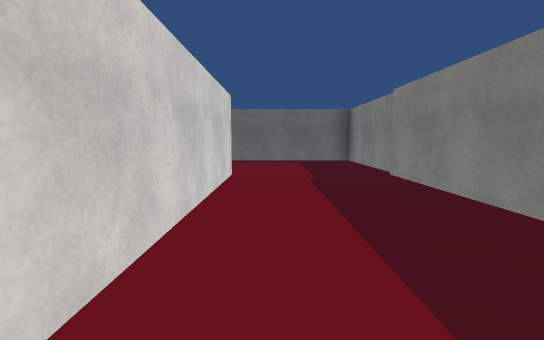
[1] (above)

13 first-person views from a walk through a 3-D level made in the Unity game engine. The camera is 1.4 m above the floor, tilts 6° down and sees 85° across. The floor is counted in squares, 2 m on a side. Each view is taken from the middle of a square. On the plan, view 1 faces up. The plan holds only what a view shows up to about 10 squares ahead; the rest is blank. The place goes on beyond the plan. Surface patterns are stand-ins for the level's own textures.

[2]
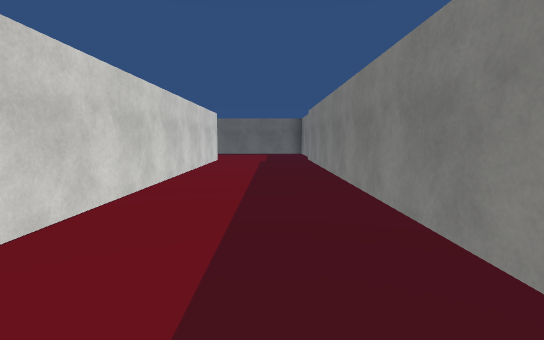

[3]
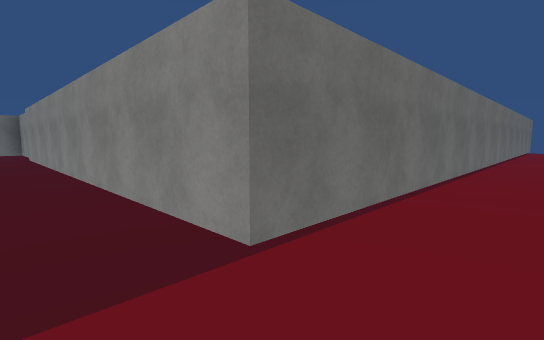

[4]
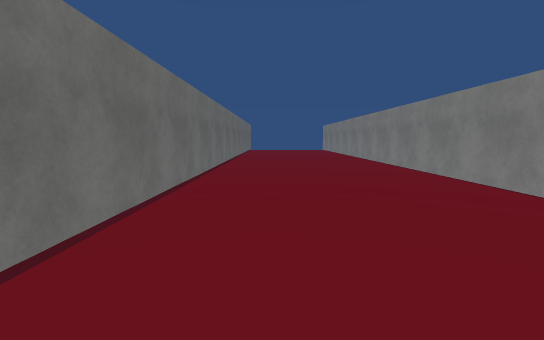

[5]
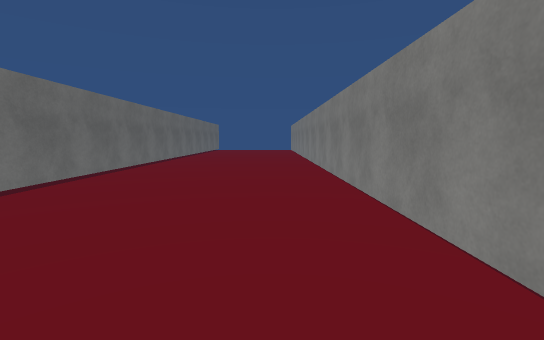

[6]
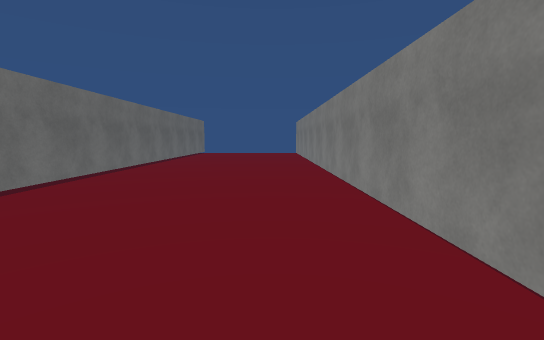

[7]
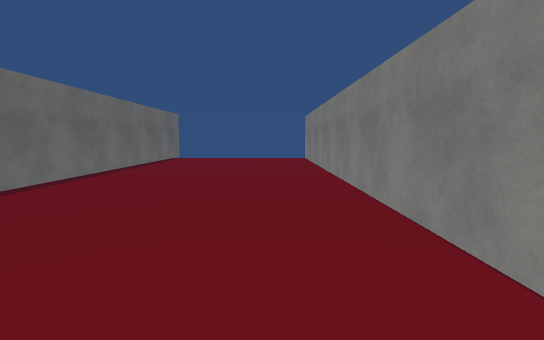

[8]
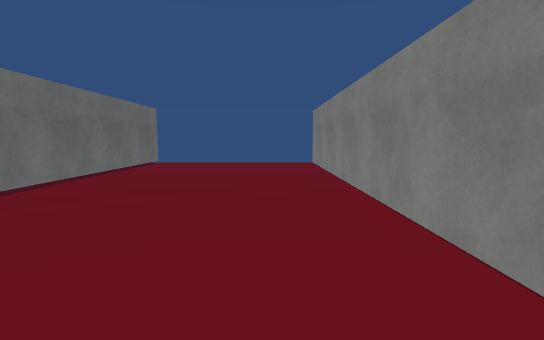

[9]
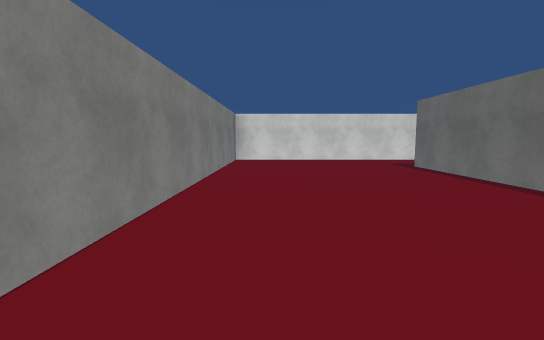

[10]
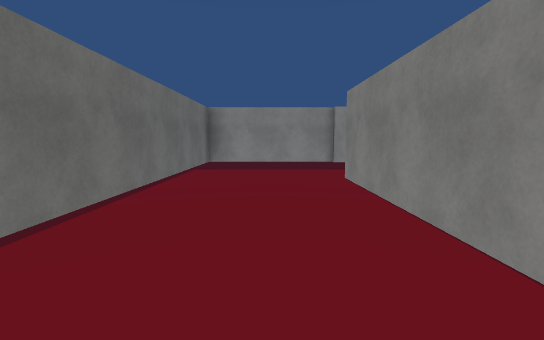

[11]
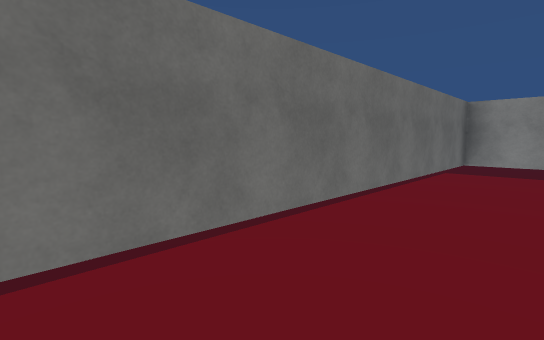

[12]
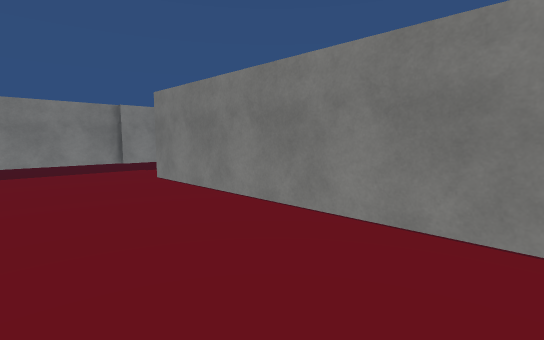

[13]
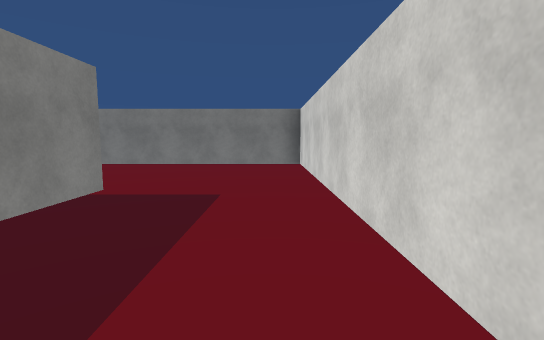

### Floor plan
Points are (right, up) in squares from view 1. A wall is a line through its corners. A room is listed if a view was taken in it or the views show most of it. See-through windows are left out.
Room 1 (views 1, 2, 3, 4, 5, 6, 7, 8, 9, 13)
walls: (19.6, -4.7) (2.1, -4.7) (2.1, 5.4); (-0.8, 5.7) (-0.8, -9.2) (19.8, -9.2)
Room 2 (views 10, 11, 12)
walls: (-6, 5.7) (-0.8, 5.7); (2.1, 5.4) (2.1, 8.9); (2.4, 8.8) (-6, 8.8)

Positions as (right, up) in squares from view 1, and headings:
1: (0, 0), facing up
2: (1, -4), facing up
3: (1, -6), facing up-right
4: (1, -6), facing right
5: (1, -8), facing right
6: (5, -8), facing right
7: (9, -8), facing right
8: (11, -8), facing right
9: (9, -8), facing left
10: (-6, 7), facing right
11: (-6, 7), facing up-right
12: (-6, 8), facing down-right
13: (0, -1), facing down
